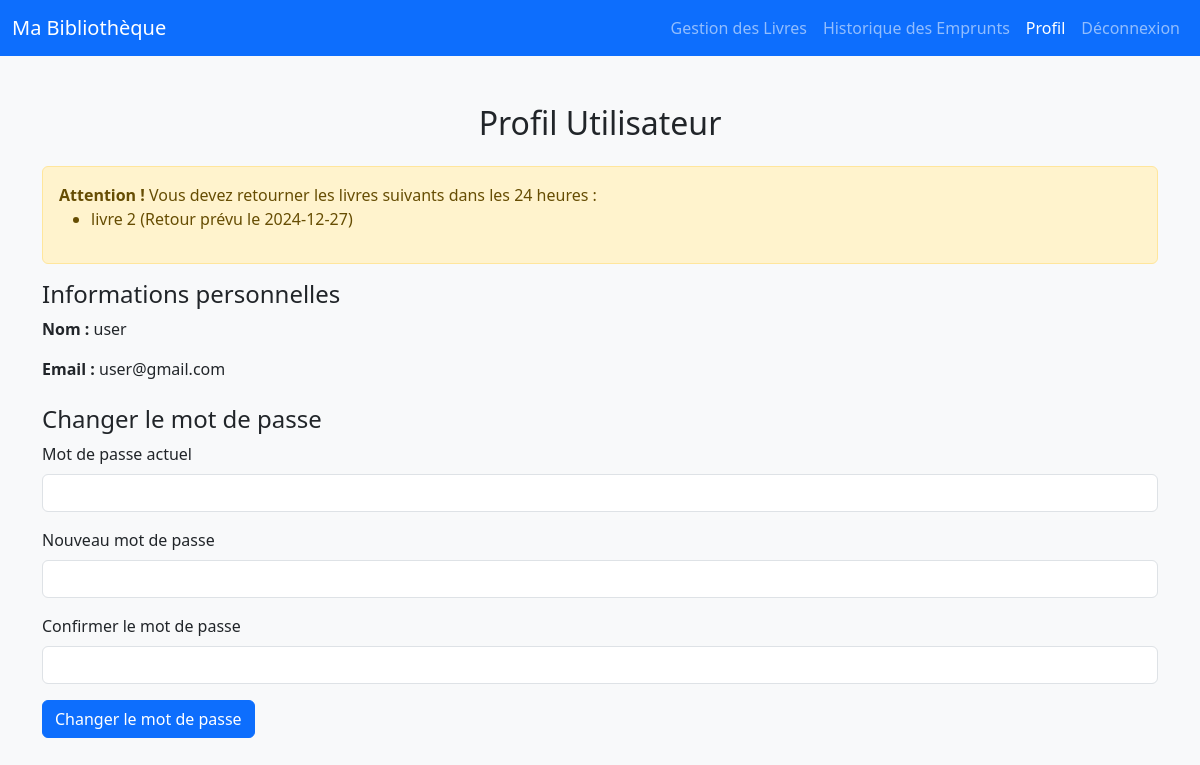
/App/profil.php (signed in), run on an earlier commit of the app's database.
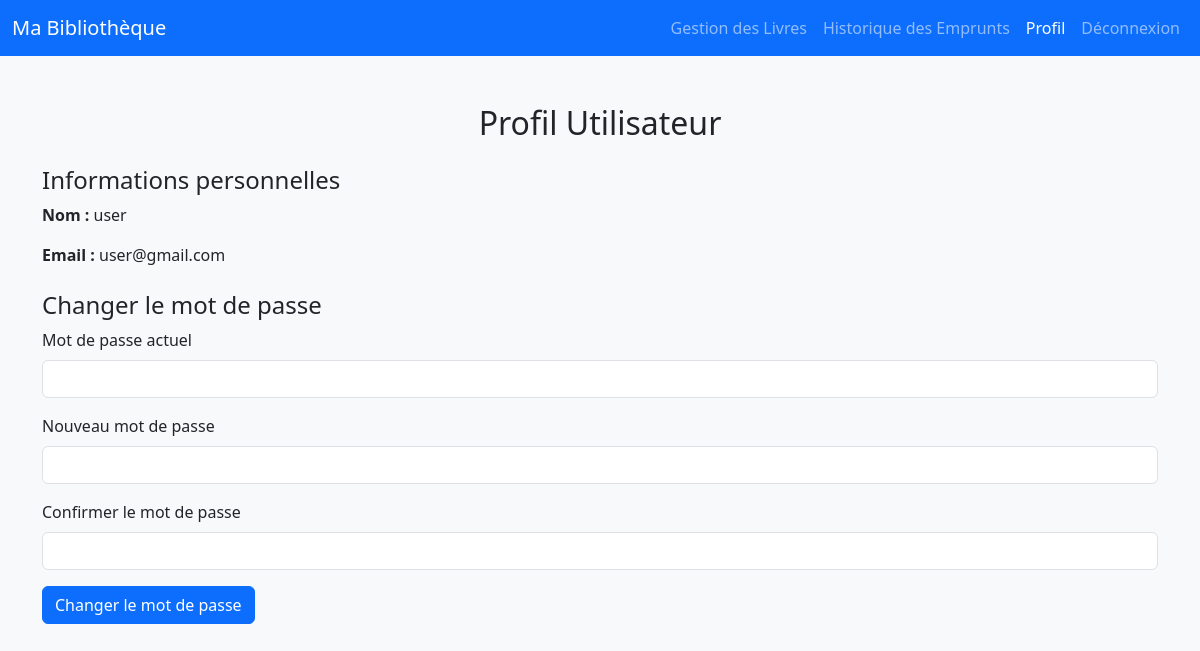
And on a later commit of the database.
### tables this page shows
CREATE TABLE `pret` (
  `id` int(11) NOT NULL,
  `dateEmprunt` date NOT NULL,
  `dateRetour` date DEFAULT NULL,
  `utilisateur_id` int(11) NOT NULL,
  `livre_id` int(11) NOT NULL
);

CREATE TABLE `livre` (
  `id` int(11) NOT NULL,
  `titre` varchar(255) NOT NULL,
  `auteur` varchar(255) NOT NULL,
  `disponibilite` enum('true','false') NOT NULL DEFAULT 'true'
);

### App/profil.php (the view, shortened to what this page needs)
<?php
require 'db.php';
$user_id = $_SESSION['user_id'];
$sql_user = "SELECT * FROM utilisateur WHERE id = :user_id";
$stmt_user = $pdo->prepare($sql_user);
$stmt_user->execute([':user_id' => $user_id]);
$user = $stmt_user->fetch(PDO::FETCH_ASSOC);
$sql_alert = "SELECT livre.titre, pret.dateRetour FROM pret
              JOIN livre ON pret.livre_id = livre.id
              WHERE pret.utilisateur_id = :user_id
              AND pret.dateRetour IS NOT NULL
              AND DATEDIFF(pret.dateRetour, CURDATE()) = 1";
$stmt_alert = $pdo->prepare($sql_alert);
$stmt_alert->execute([':user_id' => $user_id]);
$alert_books = $stmt_alert->fetchAll(PDO::FETCH_ASSOC);
?>
<!DOCTYPE html>
<html lang="fr">
<head>
    <link href="https://cdn.jsdelivr.net/npm/bootstrap@5.3.0/dist/css/bootstrap.min.css" rel="stylesheet">
</head>
<body class="bg-light">
<nav class="navbar navbar-expand-lg navbar-dark bg-primary">
    <div class="container-fluid">
        <a class="navbar-brand" href="#">Ma Bibliothèque</a>
        <div class="collapse navbar-collapse" id="navbarNav">
            <ul class="navbar-nav ms-auto">
                <li class="nav-item">
                    <a class="nav-link" href="home.php">Gestion des Livres</a>
                </li>
                <li class="nav-item">
                    <a class="nav-link" href="historique.php">Historique des Emprunts</a>
                </li>
                <li class="nav-item">
                    <a class="nav-link active" href="profil.php">Profil</a>
                </li>
                <li class="nav-item">
                    <a class="nav-link" href="logout.php">Déconnexion</a>
                </li>
            </ul>
        </div>
    </div>
</nav>
<div class="container mt-5">
    <h2 class="text-center mb-4">Profil Utilisateur</h2>
    <?php if (count($alert_books) > 0): ?>
        <div class="alert alert-warning">
            <strong>Attention !</strong> Vous devez retourner les livres suivants dans les 24 heures :
            <ul>
                <?php foreach ($alert_books as $book): ?>
                    <li><?php echo htmlspecialchars($book['titre']); ?> (Retour prévu le <?php echo htmlspecialchars($book['dateRetour']); ?>)</li>
                <?php endforeach; ?>
            </ul>
        </div>
    <?php endif; ?>
    <div class="mb-4">
        <h4>Informations personnelles</h4>
        <p><strong>Nom :</strong> <?php echo htmlspecialchars($user['nom']); ?></p>
        <p><strong>Email :</strong> <?php echo htmlspecialchars($user['email']); ?></p>
    </div>
    <h4>Changer le mot de passe</h4>
    <form method="POST" action="profil.php">
        <div class="mb-3">
            <label for="old_password" class="form-label">Mot de passe actuel</label>
            <input type="password" name="old_password" id="old_password" class="form-control" required>
        </div>
        <div class="mb-3">
            <label for="new_password" class="form-label">Nouveau mot de passe</label>
            <input type="password" name="new_password" id="new_password" class="form-control" required>
        </div>
        <div class="mb-3">
            <label for="confirm_password" class="form-label">Confirmer le mot de passe</label>
            <input type="password" name="confirm_password" id="confirm_password" class="form-control" required>
        </div>
        <button type="submit" name="change_password" class="btn btn-primary">Changer le mot de passe</button>
    </form>
</div>
</body>
</html>

What changed in the data, as far as the page shows it:
removed pret: livre.titre "livre 2", dateRetour "2024-12-27"
Also different on the page:
text no longer shown: "Attention ! Vous devez retourner les livres suivants dans les 24 heures :"
